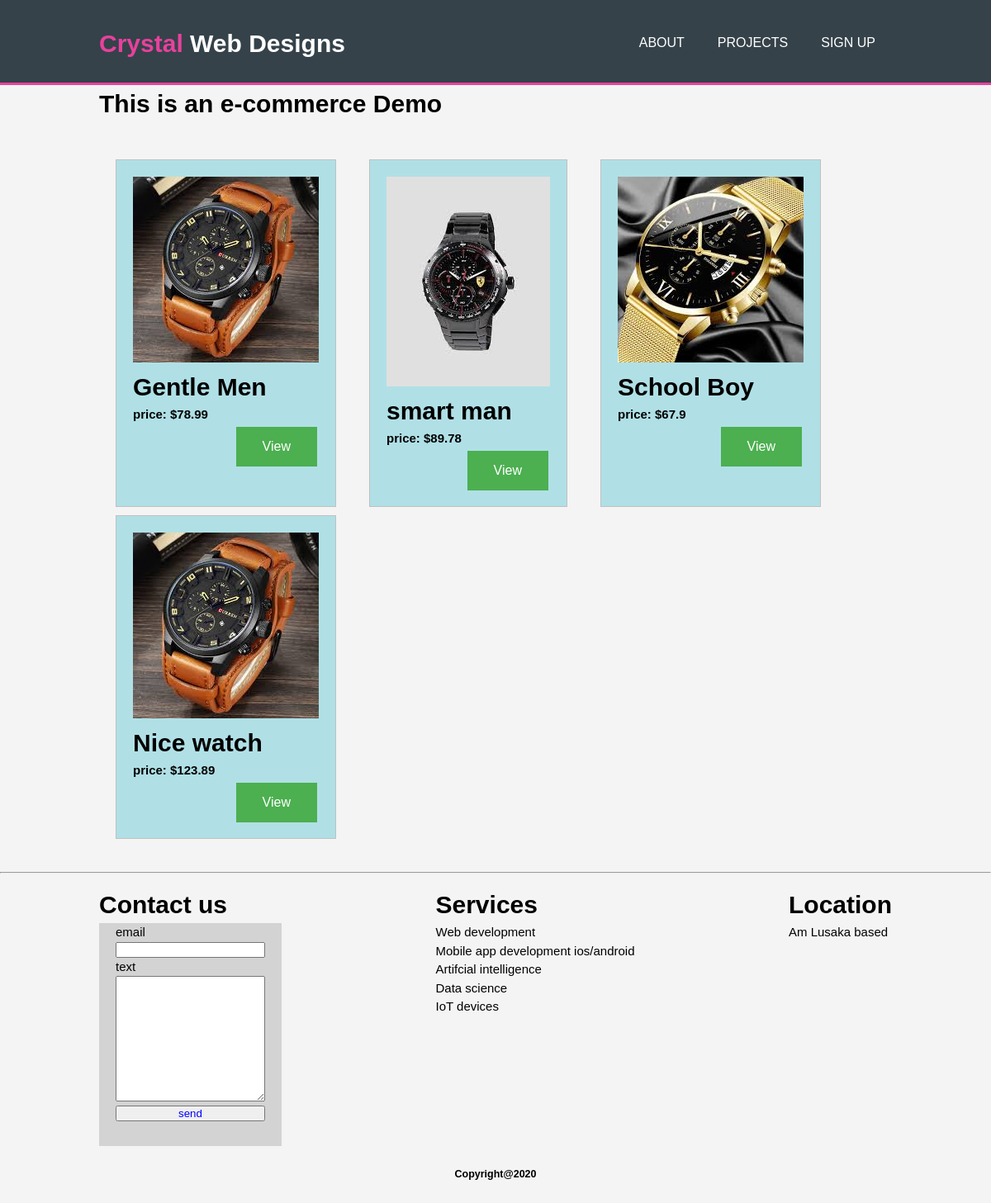
The page /item-list on the database its author committed.
### ecomerce/models.py (models this page shows, shortened)
class Item(models.Model):
    title = models.CharField(max_length=100)
    price = models.FloatField()
    discount_price = models.FloatField(null=True, blank=True)
    image   = models.ImageField()
    description = models.TextField(null=True, blank=True)

### ecomerce/views.py (the view)
# urls.py: path('item-list',ItemListView.as_view(), name='item-list' ),
class ItemListView(ListView):
    model = Item

### ecomerce/templates/ecomerce/item_list.html
{%extends 'core/layout.html'%}
{%block content%}
    <div class="container">
        <h1>This is an e-commerce Demo</h1>
        <div class="row-items">
            {%for item in object_list%}
                <div class="card-item">
                    <img class="item-image" src="{{item.image.url}}" alt="">
                    <h1>{{item.title}}</h1>
                    <h4>price: ${{item.price}}</h4>
                    <a href="{%url 'item-detail' item.id %}">
                      <input type="button" value="View">
                    </a>
                </div>
            {%endfor%}
        </div>
    </div>
{%endblock%}

### core/templates/core/layout.html (shortened to what this page needs)
{%load static%}
<!DOCTYPE html>
<html lang="en">
<head>
    <link rel="stylesheet" href="{%static 'css/main.css'%}">
</head>
<body>
    {%include 'core/nav.html'%}
    {%block content%} {%endblock content%}
    <hr>
    {%include 'core/footer.html'%}
</body>
</html>

### core/templates/core/nav.html
<header>
    <div class="container">
        <div id="branding">
            <h1><a href="/"><span class="highlight">Crystal</span> Web Designs</a></h1>
        </div>
        <nav>
            <ul>
                <li><a href="{%url 'about'%}">About</a></li>
                <li><a href="{%url 'projects'%}">Projects</a></li>
                <li><a href=".">Sign up</a></li>
            </ul>
        </nav>
    </div>
</header>

### core/templates/core/footer.html (shortened to what this page needs)
<footer class="container footer-tag">
    <div class="footer">
        <div class="form-contact">
            <h1>Contact us</h1>
            <form method="POST"  action="{%url 'contact'%}" class="form-class">
                <label for="">email</label>
                <input type="email">
                <label for="">text</label>
                <textarea name="" id="" cols="15" rows="10"></textarea>
                <button class="button-form" type="submit">send</button>
            </form>
        </div>
        <div class="form-contact">
            <h1>Services</h1>
            <ul>
                <li>Web development</li>
                <li>Mobile app development ios/android</li>
                <li>Artifcial intelligence</li>
                <li>Data science</li>
                <li>IoT devices </li>
            </ul>
        </div>
        <div class="form-contact">
            <h1>Location</h1>
            <p>Am Lusaka based</p>
        </div>
    </div>
    <div class="copyright">
        <small >Copyright@2020</small>
    </div>
</footer>

### core/static/css/main.css (style rules this page uses)
* { padding: 0; margin: 0; }
body { font: 15px/1.5 Arial, Helvetica, sans-serif; padding: 0; margin: 0; background-color: #f4f4f4; }
.container { width: 80%; margin: auto; margin-bottom: 40px; }
ul { list-style: none; margin: 0; padding: 0; }
header { background-color:#35424a; color: white; padding-top: 30px; min-height: 70px; border-bottom: #e8419d 3px solid; }
header nav a { text-decoration: none; color: white; text-transform: uppercase; font-size: 16px; }
header #branding h1 a { text-emphasis: none; color: white; text-decoration: none; }
header li { float: left; display: inline; padding: 0 20px 0 20px; }
header #branding { float: left; }
header nav { float:right; margin-top: 10px; }
header .highlight, header .current a, .container .highlight { color: #e8419d; font-weight: bold; }
.footer-tag { margin-bottom: 75px; }
.footer { display: flex; flex-direction: row; justify-content: space-between; padding-top: 15px; flex-wrap: wrap; }
.button-form { margin-top: 5px; margin-bottom: 10px; }
.card-item { background-color: powderblue; border: 1px solid #c0c0c0; width: max-content; padding: 20px 20px 0 20px; margin:0 20px 0 20px; align-items: center; margin-top: 10px; padding-bottom: 15px; }
.row-items { flex-direction: row; display: flex; margin-top: 35px; flex-wrap: wrap; }
.card-item input, .item-buttons input { background-color: #4CAF50; border: none; color: white; padding: 15px 32px; text-align: center; text-decoration: none; display: inline-block; font-size: 16px; margin: 4px 2px; cursor: pointer; float:right; }
.item-image { min-height: 100px; object-fit: cover; margin: auto; }
.form-class { background-color: lightgray; display: flex; flex-direction: column; padding: 0 20px 20px 20px; }
.form-class button { color: blue; padding:0 20px 0 20px; }
.copyright { display: flex; font-weight: bold; margin-top: 25px; justify-content: center; align-items: center; }

### rows shown on the page
Item: image (picture), title "Gentle Men", price "78.99"
Item: image (picture), title "smart man", price "89.78"
Item: image (picture), title "School Boy", price "67.9"
Item: image (picture), title "Nice watch", price "123.89"
